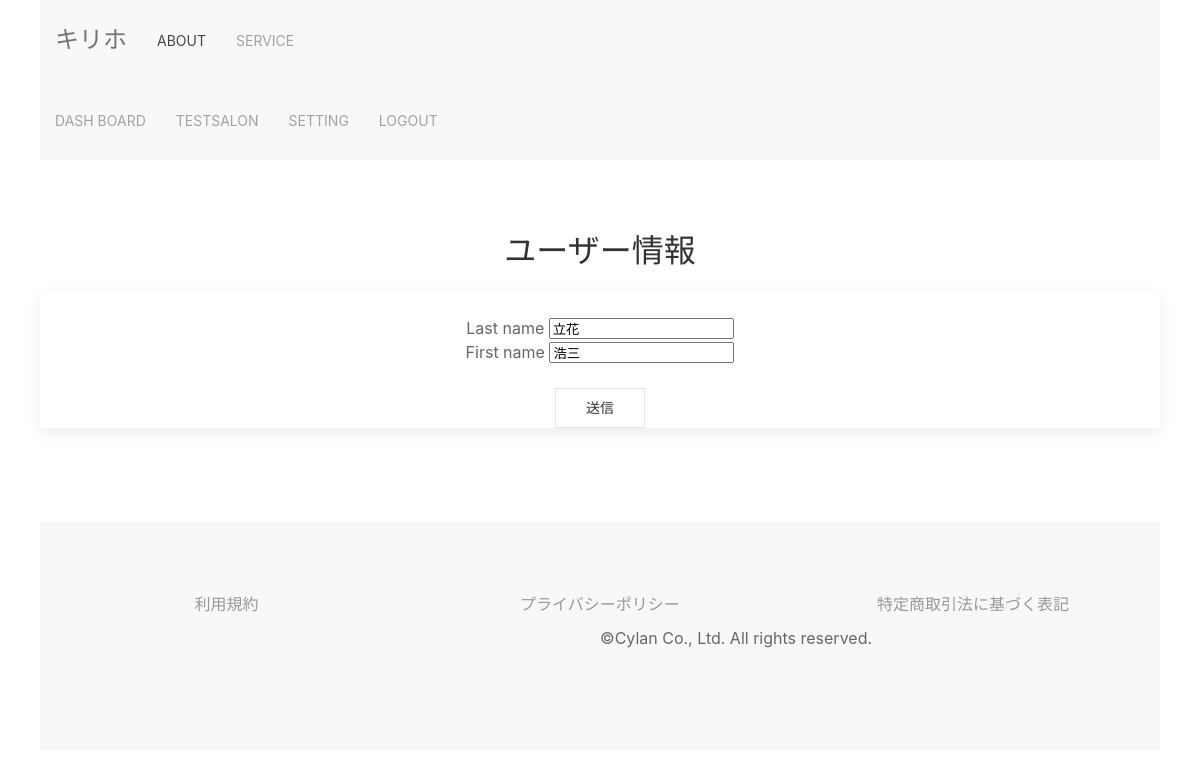
Page /user_update/3/ (signed in) on the committed database.
### unlimited/models.py (models this page shows, shortened)
class User(AbstractBaseUser, PermissionsMixin):
    user_name = models.CharField(_('username'),
                                 unique=True,
                                 max_length=20,
                                 help_text=_(
                                     'Required. 150 characters or fewer. Letters, digits and @/./+/-/_ only.'
                                 ),
                                 error_messages={
                                     'unique': _('ユーザー名が既に存在しています')
                                 }
                                 )
    email = models.EmailField(_('email address'), unique=True)
    first_name = models.CharField(_('first name'), max_length=30, blank=True)
    last_name = models.CharField(_('last name'), max_length=150, blank=True)
    is_staff = models.BooleanField(_('staff status'),
                                   default=False,
                                   help_text=_(
                                       'Designates whether the user can log into this admin site.'
                                   ))
    is_active = models.BooleanField(_('active'),
                                    default=True,
                                    help_text=_(
                                        'Designates whether this user should be treated as active.'
                                        'Unselect this instead of deleting accounts.'
                                    ),
                                    )
    created_at = models.DateTimeField(_('date_joined'), default=timezone.now)
    is_user = models.BooleanField(_('is User'),
                                  default=True,
                                  blank=False,
                                  )
    select_plan = models.IntegerField(verbose_name='選択プラン', choices=PLAN, default=0)
    payment_completion_date = models.DateField(verbose_name='支払い完了日', blank=True, default='9991-12-31')
    expire_date = models.DateField(verbose_name='有効期限', blank=True, default=timezone.now)
    objects = CustomUserManager()
    EMAIL_FIELD = 'email'
    USERNAME_FIELD = 'email'
    REQUIRED_FIELDS = []
    class Meta:
        verbose_name = _('user')
        verbose_name_plural = _('users')
    @property
    def username(self):
        """username属性ゲッター
                他のアプリケーションが、username属性にアクセスした場合に備えて定義
                メールアドレスを返す"""
        return self.email

### unlimited/views.py (the view, shortened to what this page needs)
# urls.py: path('user_update/<int:pk>/', views.UserUpdate.as_view(), name='user_update'),
class UserUpdate(OnlyYouMixin, generic.UpdateView):
    model = User
    form_class = UserUpdateForm
    template_name = 'unlimited/user_form.html'  # デフォルトユーザーを使う場合に備え、きちんとtemplate名を書く

### unlimited/forms.py
class UserUpdateForm(forms.ModelForm):
    class Meta:
        model = User
        fields = ('last_name', 'first_name',)
    def __init__(self, *args, **kwargs):
        super().__init__(*args, **kwargs)
        for field in self.fields.values():
            field.widget.attrs['class'] = 'form-control'

### unlimited/views.py (called while the page is built)
    def test_func(self):
        user = self.request.user
        return user.pk == self.kwargs['pk'] or user.is_superuser

### unlimited/templates/unlimited/user_form.html (shortened to what this page needs)
{% extends "unlimited/base.html" %}
{% block content %}
<section class="uk-section uk-section-default uk-text-center">
    <h2 class="uk-heading-line uk-text-center">ユーザー情報</h2>
    <div class="uk-card uk-card-large uk-card-default uk-align-center uk-grid-collapse uk-child-width-1-1@s uk-margin" uk-grid>
        <br/>
        <form action="" method="POST">
                {% for field in form %}
                    <div class="form-group">
                      <label for="{{ field.id_for_label }}">{{ field.label }}</label>
                        {{ field }}
                    </div>
                {% endfor %}
            <br/>
            <button type="submit" class="uk-button uk-button-default" >送信</button>
        </form>
    </div>
</section>
<br/>
{% endblock %}

### unlimited/templates/unlimited/base.html (shortened to what this page needs)
<!doctype html>
<html lang="ja">
<head>
    <link href="/static/css/uikit.min.css" rel="stylesheet">
    <link rel="stylesheet" href="/static/css/style.css">
</head>
<body class="uk-container">
    <nav class="uk-navbar-container navbar" uk-sticky="bottom" uk-navbar="mode: click">
        <div class="uk-navbar-left">
            <a class="uk-navbar-item uk-logo" href="{% url 'unlimited:landing' %}">
                キリホ
            </a>
            <ul class="uk-navbar-nav">
                <li class="uk-active"><a href="#">ABOUT</a></li>
                <li><a href="#">SERVICE</a></li>
            </ul>
        </div>
              {% if user.is_authenticated %}
                {% if user.is_user %}
                    <div class="uk-navbar-right">
                        <ul class="uk-navbar-nav">
                            <li>
                                <a href="{% url 'unlimited:dashboard' user.pk %}">DASHBOARD</a>
                            </li>
                            <li>
                                <a>{{ user.user_name }}</a>
                            </li>
                            <li>
                                <a href="#">SETTING</a>
                                <div class="uk-navbar-dropdown">
                                    <ul class="uk-nav uk-navbar-dropdown-nav">
                                        <li>
                                            <a href="{% url 'unlimited:user_detail' user.pk %}">USER INFO</a>
                                        </li>
                                        <li>
                                            <a href="{% url 'unlimited:user_update' user.pk %}">USER INFO UPDATE</a>
                                        </li>
                                        <li>
                                            <a href="{% url 'unlimited:password_change' %}">PASSWORD CHANGE</a>
                                        </li>
                                        <li>
                                            <a href="{% url 'unlimited:email_change' %}">E-MAIL CHANGE</a>
                                        </li>
                                    </ul>
                                </div>
                            </li>
                            <li>
                                <a href="{% url 'unlimited:logout' %}">LOGOUT</a>
                            </li>
                        </ul>
                    </div>
                {% else %}
                    <div class="uk-navbar-right">
                        <ul class="uk-navbar-nav">
                            <li>
                                <a href="{% url 'unlimited:stylist_list' %}">DASH BOARD</a>
                            </li>
                            <li>
                                <a>{{ user.user_name }}</a>
                            </li>
                            <li>
                                <li>
                                <a href="#">SETTING</a>
                            </li>
                            </li>
                            <li>
                                <a href="{% url 'unlimited:logout' %}">LOGOUT</a>
                            </li>
                        </ul>
                    </div>
                {% endif %}
              {% endif %}
    </nav>
    <div class="container mt-3">
        {% block content %}
        {% endblock %}
    </div>
    <section class="uk-section uk-section-muted">
        <div class="uk-button-group uk-flex">
            <a class="uk-width-1-3 uk-margin-small-bottom uk-link-muted uk-text-center" href="{% url 'unlimited:terms_of_service' %}">利用規約</a>
            <a class="uk-width-1-3 uk-margin-small-bottom uk-link-muted uk-text-center" href="{% url 'unlimited:privacy_policy' %}">プライバシーポリシー</a>
            <a class="uk-width-1-3 uk-margin-small-bottom uk-link-muted uk-text-center" href="{% url 'unlimited:transaction_law' %}">特定商取引法に基づく表記</a>
        </div>
        <div class="uk-grid-match uk-child-width-1-2 uk-text-center-small" uk-grid>
            <div class="uk-align-right">
                ©Cylan Co., Ltd. All rights reserved.
            </div>
        </div>
    </section>
</body>
</html>

### unlimited/static/css/style.css (style rules this page uses)
.navbar { opacity: 0.9; box-shadow: 4px; }

### rows in the picture
User: user_name "TESTSALON", form "立花" "浩三"

### other values in the picture
{{ field.label }} "Last name" "First name"
